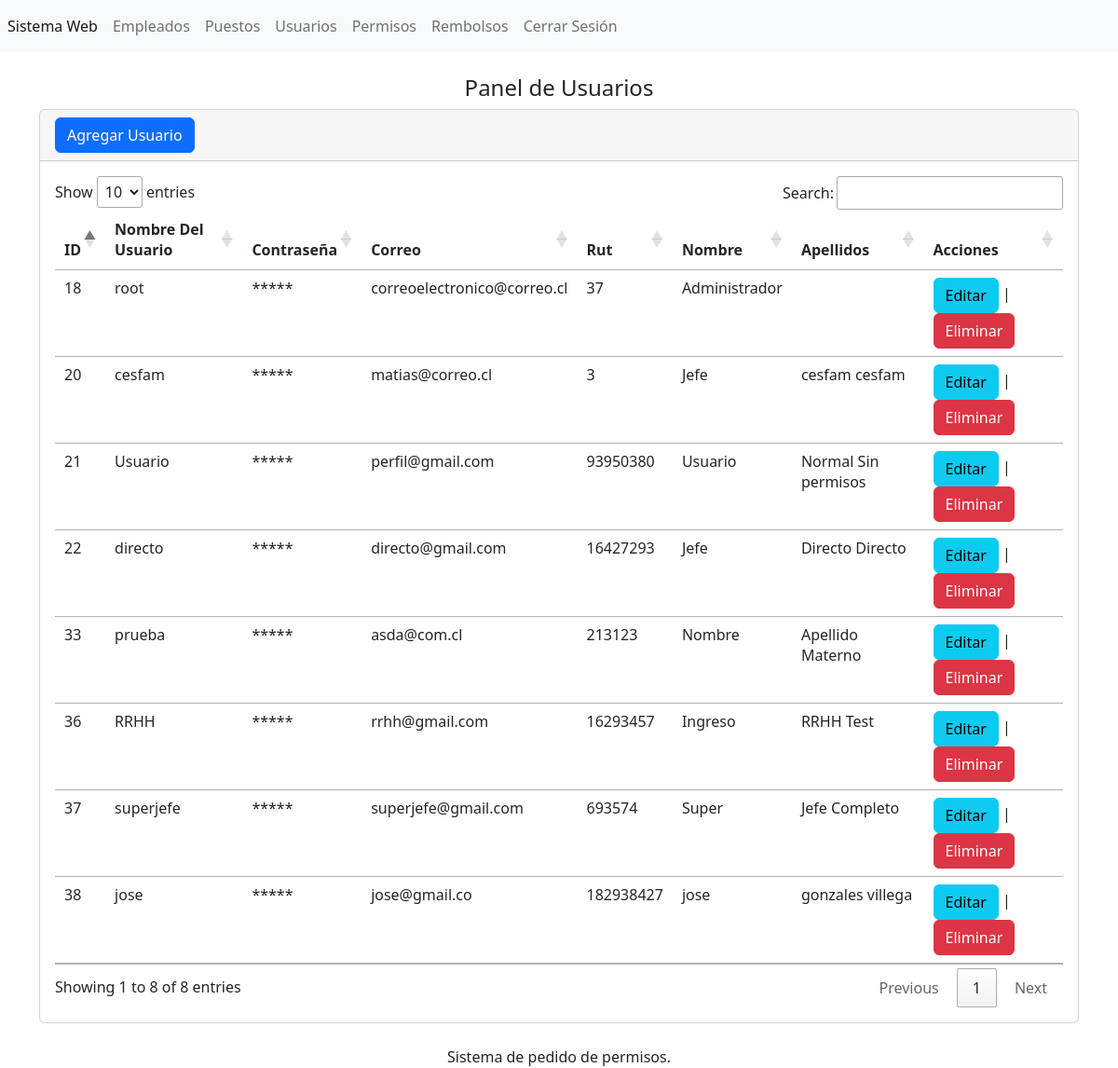
Page /secciones/usuarios/index.php (signed in) on the earlier database version.
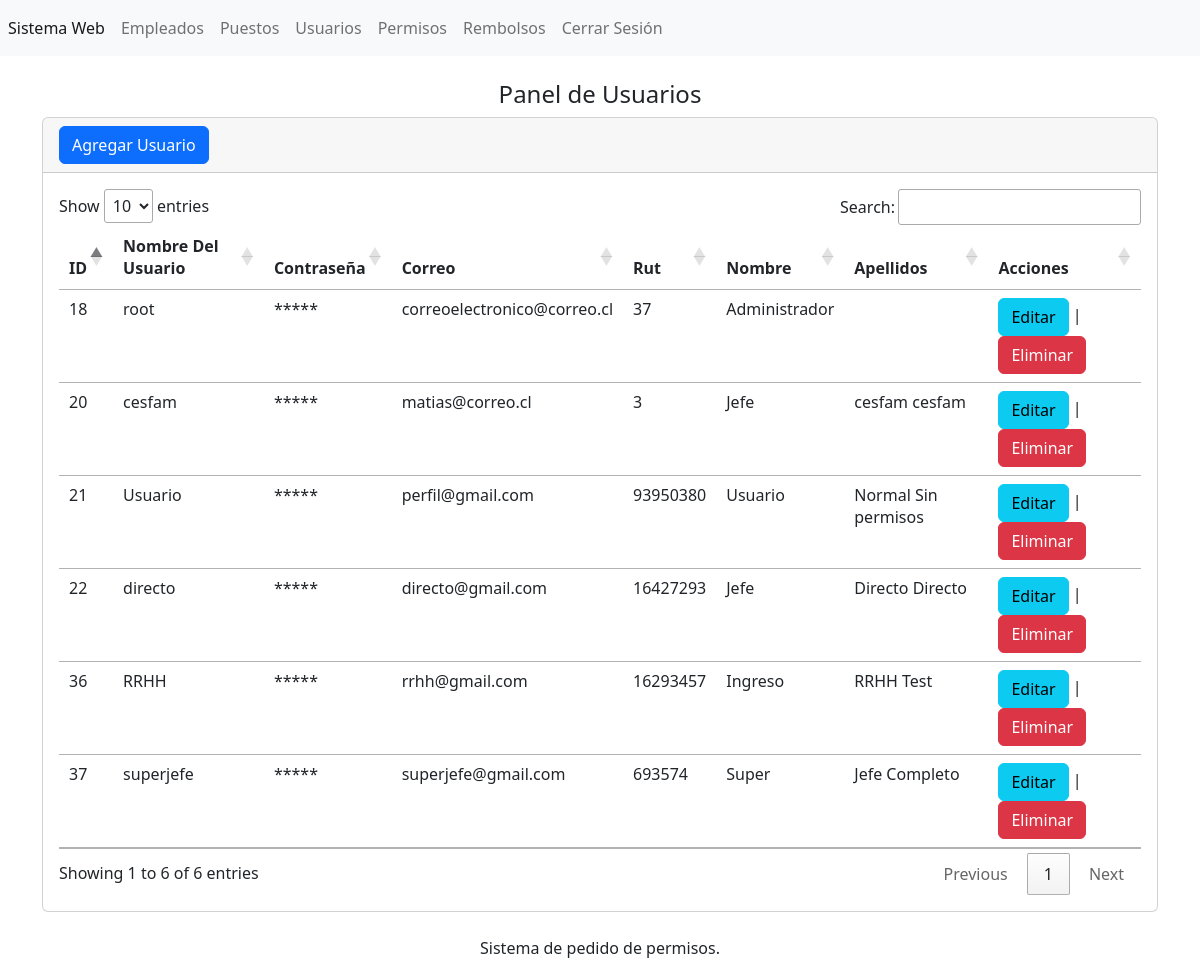
Same page on the later database version.
### tables this page shows
CREATE TABLE `tbl_usuarios` (
  `id` int(11) NOT NULL,
  `usuario` varchar(255) NOT NULL,
  `password` varchar(255) NOT NULL,
  `correo` varchar(255) NOT NULL,
  `rut` int(11) NOT NULL,
  `dv` varchar(1) NOT NULL,
  `nombre` varchar(255) NOT NULL,
  `apellido_pat` varchar(255) NOT NULL,
  `apellido_mat` varchar(255) NOT NULL,
  `tipousuario` int(11) NOT NULL
);

### secciones/usuarios/index.php (the view, shortened to what this page needs)
<?php
include ("../../bd.php");
$sentencia=$conexion->prepare("select * from tbl_usuarios");
$sentencia->execute();
$lista_tbl_usuarios=$sentencia->fetchALL(PDO::FETCH_ASSOC);
?>
<?php
switch($_SESSION['tipousuario']){
case 4:
include("../../templates/admin/header.php");
break;
}
?>
<br>
<center><h4>Panel de Usuarios</h4></center>
<div class="card">
    <div class="card-header">
    <a name="" id="" class="btn btn-primary" href="crear.php" role="button">Agregar Usuario</a>    </div>
    <div class="card-body">
<div class="table-responsive-sm">
    <table class="table" id="tabla_id">
        <thead>
            <tr>
                <th scope="col">ID</th>
                <th scope="col">Nombre Del Usuario</th>
                <th scope="col">Contraseña</th>
                <th scope="col">Correo</th>
                <th scope="col">Rut </th>
                <th scope="col">Nombre </th>
                <th scope="col">Apellidos </th>
                <th scope="col">Acciones</th>
            </tr>
        </thead>
        <tbody>
            <?php foreach ($lista_tbl_usuarios as $registro) {?>
            <tr class="">
                <td scope="row"><?php echo $registro['id']; ?></td>
                <td><?php echo $registro['usuario']; ?></td>
                <td>*****</td>
                <td><?php echo $registro['correo']; ?></td>
                <td><?php echo $registro['rut']; ?> </td>
                <td><?php echo $registro['nombre']; ?> </td>
                <td><?php echo $registro['apellido_pat']; echo " "; echo $registro['apellido_mat']; ?> </td>
                <td>
                <a class="btn btn-info" href="editar.php?txtID=<?php echo$registro['id'] ?>" role="button">Editar </a>
                <span>|
                <a class="btn btn-danger" href="javascript:borrar(<?php echo$registro['id'] ?>);" role="button">Eliminar </a>
                </td>
            </tr>
            <?php } ?>
        </tbody>
    </table>
</div>
    </div>
</div>
<?php include("../../templates/footer.php"); ?>

Differences in the rows shown:
removed tbl_usuarios: id "33", usuario "prueba", correo "asda@com.cl", rut "213123", nombre "Nombre", apellido_pat "Apellido", apellido_mat "Materno"
removed tbl_usuarios: id "38", usuario "jose", correo "jose@gmail.co", rut "182938427", nombre "jose", apellido_pat "gonzales", apellido_mat "villega"
Other differences:
text written by a page script: "Show entries Search: Showing 1 to 8 of 8 entries Previous 1 Next" → "Show entries Search: Showing 1 to 6 of 6 entries Previous 1 Next"
